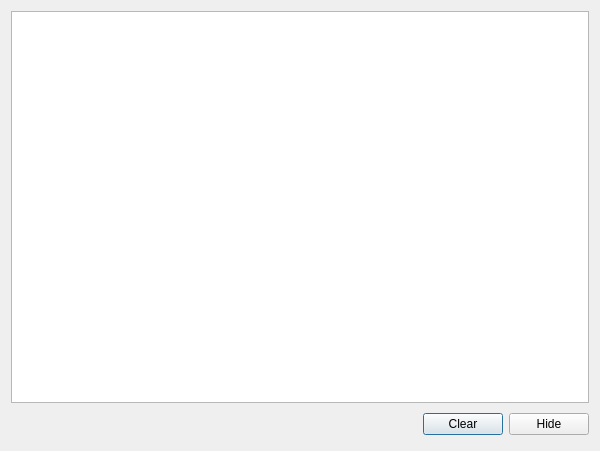
<?xml version="1.0" encoding="UTF-8"?>
<ui version="4.0" stdsetdef="1">
  <author></author>
  <comment></comment>
  <exportmacro></exportmacro>
  <class>CscopeMsgLayout</class>
  <widget class="QDialog" name="CscopeMsgLayout">
    <property name="geometry">
      <rect>
        <x>0</x>
        <y>0</y>
        <width>600</width>
        <height>451</height>
      </rect>
    </property>
    <property name="windowTitle">
      <string>Cscope Error Messages</string>
    </property>
    <layout class="QVBoxLayout">
      <item>
        <widget class="QPlainTextEdit" name="m_pMsgText">
          <property name="wordWrapMode">
            <enum>QTextOption::NoWrap</enum>
          </property>
          <property name="readOnly">
            <bool>true</bool>
          </property>
        </widget>
      </item>
      <item>
        <layout class="QHBoxLayout">
          <item>
            <spacer name="spacer1">
              <property name="sizeHint">
                <size>
                  <width>321</width>
                  <height>31</height>
                </size>
              </property>
              <property name="sizeType">
                <enum>QSizePolicy::Expanding</enum>
              </property>
              <property name="orientation">
                <enum>Qt::Horizontal</enum>
              </property>
            </spacer>
          </item>
          <item>
            <widget class="QPushButton" name="m_pClearButton">
              <property name="text">
                <string>Clear</string>
              </property>
            </widget>
          </item>
          <item>
            <widget class="QPushButton" name="m_pHideButton">
              <property name="text">
                <string>Hide</string>
              </property>
            </widget>
          </item>
        </layout>
      </item>
    </layout>
  </widget>
  <layoutdefault spacing="6" margin="11"/>
  <pixmapfunction>qPixmapFromMimeSource</pixmapfunction>
</ui>
